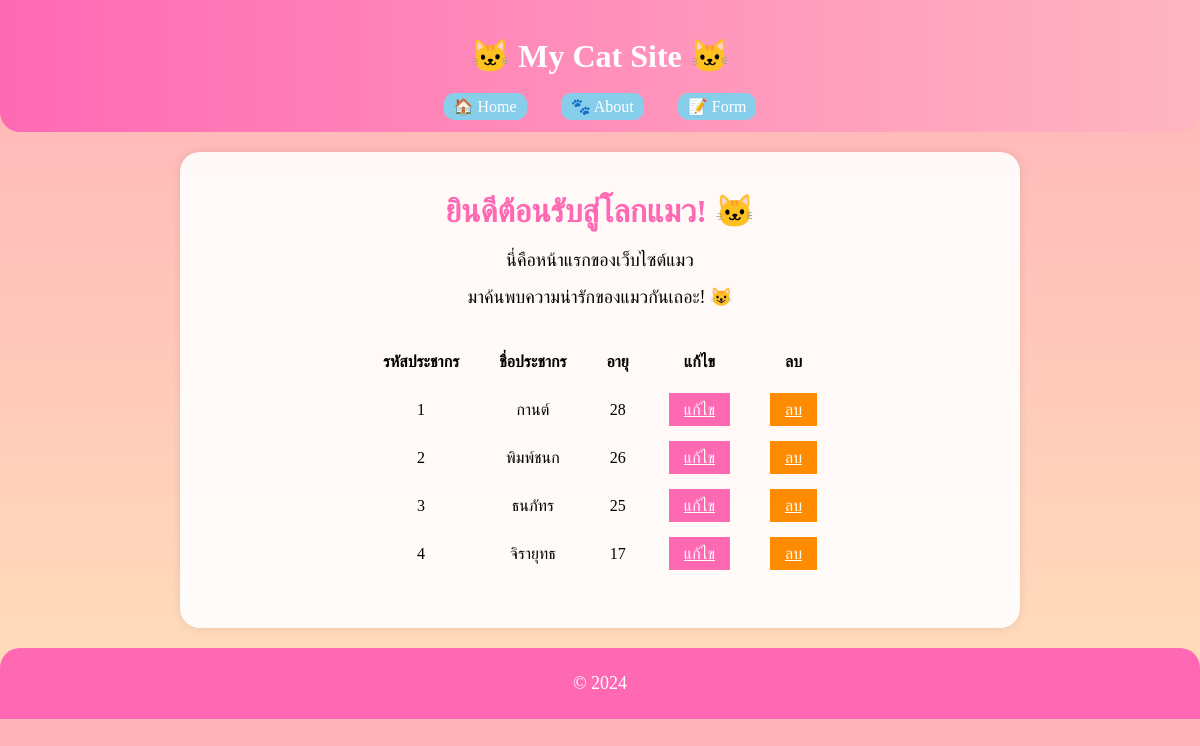
Before: / with the older database file.
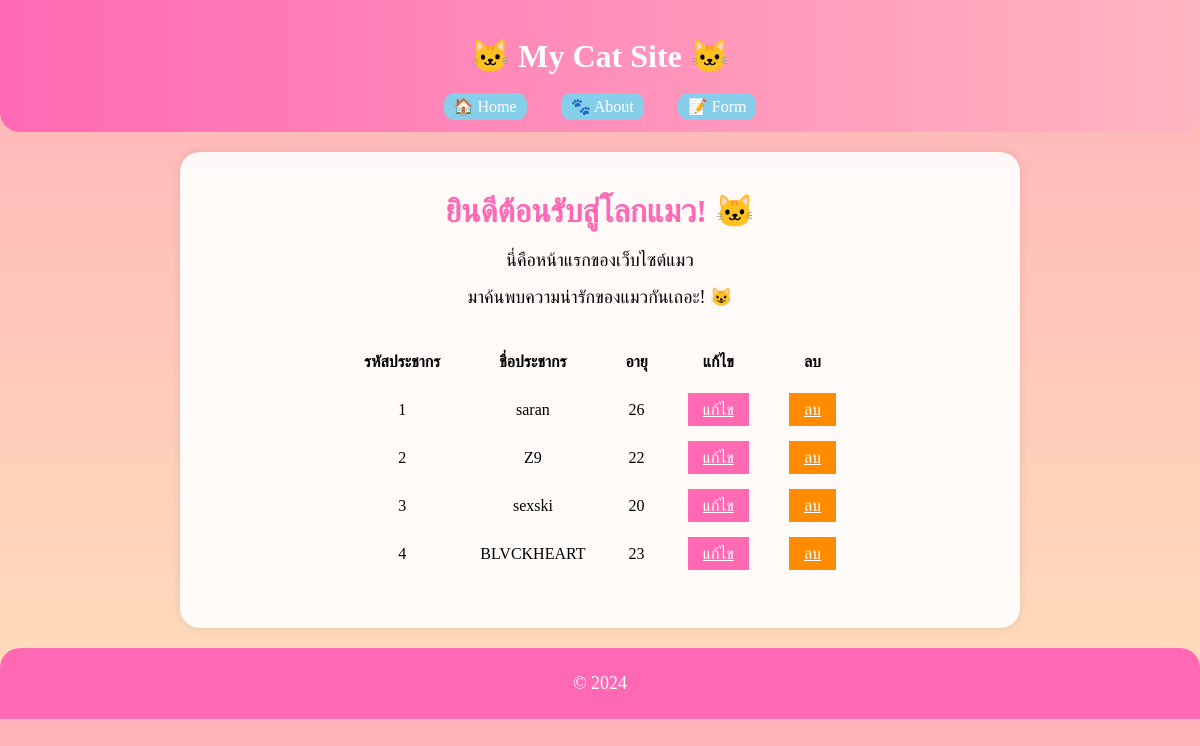
After: the same page with the newer database file.
### myapp/models.py (models this page shows, shortened)
class Person(models.Model):
    name = models.CharField(max_length=100)
    age = models.IntegerField()
    date = models.DateField(auto_now_add=True)

### myapp/views.py (the view)
def index(request):
    allPerson = Person.objects.all()
    context = {
        'allPerson': allPerson
    }
    return render(request,"index.html",context)

### myapp/templates/index.html (shortened to what this page needs)
{% extends "base.html" %}
{% block content %}
<h2>ยินดีต้อนรับสู่โลกแมว! 🐱</h2>
<p>นี่คือหน้าแรกของเว็บไซต์แมว</p>
<p>มาค้นพบความน่ารักของแมวกันเถอะ! 😺</p>
<table class="table table-hover">
        <tr>
            <th scope="col">รหัสประชากร</th>
            <th scope="col">ชื่อประชากร</th>
            <th scope="col">อายุ</th>
            <th scope="col">แก้ไข</th>
            <th scope="col">ลบ</th>
        </tr>
        {% for person in allPerson %}
        <tr>
            <td>{{ person.id }}</td>
            <td>{{ person.name}}</td>
            <td>{{ person.age }}</td>
            <td><a href="#" class="btn btn-sm fw-bold rounded-pill" style="background-color: #ff69b4; color: white; border: none; padding: 8px 15px;">แก้ไข</a></td>
            <td><a href="#" class="btn btn-sm fw-bold rounded-pill" style="background-color: #ff8c00; color: white; border: none; padding: 8px 15px;">ลบ</a></td>
        </tr>
        {% endfor %}
</table>
{% endblock %}

### myapp/templates/base.html (shortened to what this page needs)
<!DOCTYPE html>
<html lang="th">
<head>
</head>
<body>
    <header>
        <h1>🐱 My Cat Site 🐱</h1>
        <nav>
            <a href="/">🏠 Home</a>
            <a href="/about">🐾 About</a>
            <a href="/form">📝 Form</a>
        </nav>
    </header>
    <main>
        {% block content %}{% endblock %}
    </main>
    <footer>
        <p>&copy; 2024</p>
    </footer>
</body>
</html>

### myapp/templates/base.html (style rules this page uses)
body { font-family: 'Comic Sans MS', cursive; background: linear-gradient(to bottom, #ffb3ba, #ffdfba); margin: 0; padding: 0; }
header { background: linear-gradient(to right, #ff69b4, #ffb6c1); color: white; padding: 1rem; text-align: center; border-radius: 0 0 20px 20px; }
nav { margin-top: 10px; }
nav a { color: #fff; text-decoration: none; margin: 0 15px; background: #87ceeb; padding: 5px 10px; border-radius: 10px; }
main { padding: 20px; max-width: 800px; margin: 20px auto; background: rgba(255,255,255,0.9); min-height: 400px; border-radius: 20px; box-shadow: 0 0 10px rgba(0,0,0,0.1); }
footer { background: #ff69b4; color: white; text-align: center; padding: 10px; border-radius: 20px 20px 0 0; }

### myapp/templates/index.html (style rules this page uses)
h2 { color: #ff69b4; text-align: center; font-size: 2em; margin: 20px 0; }
p { text-align: center; font-size: 18px; margin: 15px 0; }
.table { margin: 30px auto; width: fit-content; }
table { border-collapse: collapse; }
th, td { padding: 15px 20px; text-align: center; }

Changed rows visible on the page:
changed Person id 1: name "กานต์" → "saran"; age "28" → "26"
changed Person id 2: name "พิมพ์ชนก" → "Z9"; age "26" → "22"
changed Person id 3: name "ธนภัทร" → "sexski"; age "25" → "20"
changed Person id 4: name "จิรายุทธ" → "BLVCKHEART"; age "17" → "23"
